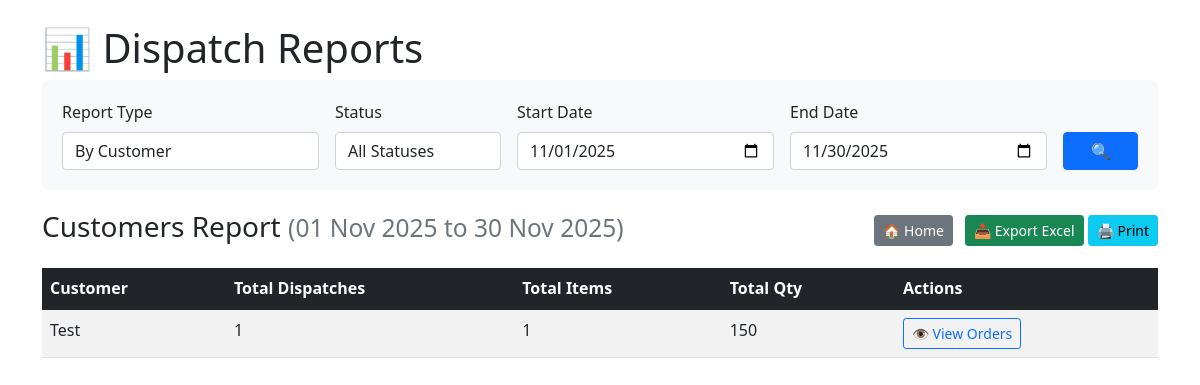
The page /reports/ on the database its author committed.
### dispatch_app/models.py (models this page shows, shortened)
class Dispatch(models.Model):
    STATUS_CHOICES = [
        ('draft', 'Draft'),
        ('confirmed', 'Confirmed'),
        ('shipped', 'Shipped'),
        ('delivered', 'Delivered'),
        ('cancelled', 'Cancelled'),
    ]
    DispatchID = models.AutoField(primary_key=True)
    OrderNo = models.CharField(max_length=100, unique=True)
    InvoiceNo = models.CharField(max_length=100, blank=True, null=True)
    Customer = models.ForeignKey(Customer, on_delete=models.PROTECT)
    Address = models.TextField(blank=True, null=True)
    Country = models.CharField(max_length=100, blank=True, null=True)
    ContactNo = models.CharField(max_length=50, blank=True, null=True)
    ContactPerson = models.CharField(max_length=255, blank=True, null=True)
    OrderDate = models.DateField()
    LoadingDate = models.DateField(blank=True, null=True)
    DeliveryDate = models.DateField(blank=True, null=True)
    TransportNo = models.CharField(max_length=100, blank=True, null=True)
    DriverName = models.CharField(max_length=255, blank=True, null=True)
    DriverMobile = models.CharField(max_length=50, blank=True, null=True)
    Seal = models.CharField(max_length=100, blank=True, null=True)
    Status = models.CharField(max_length=20, choices=STATUS_CHOICES, default='draft')
    created_by = models.ForeignKey(
        User,
        on_delete=models.SET_NULL,
        null=True,
        blank=True,
        related_name='dispatches_created'  # ✅ Unique reverse name
    )
    created_at = models.DateTimeField(default=timezone.now)
    updated_by = models.ForeignKey(
        User,
        on_delete=models.SET_NULL,
        null=True,
        blank=True,
        related_name='dispatches_updated'  # ✅ Unique reverse name
    )
    updated_at = models.DateTimeField(auto_now=True)
    class Meta:
        db_table = 'Dispatch'

class Customer(models.Model):
    CustomerID = models.AutoField(primary_key=True)
    Customer = models.CharField(max_length=255)
    DispatchTo = models.CharField(max_length=255, blank=True, null=True)
    Address = models.TextField(blank=True, null=True)
    Country = models.CharField(max_length=100, blank=True, null=True)
    ContactNo = models.CharField(max_length=50, blank=True, null=True)
    ContactPerson = models.CharField(max_length=255, blank=True, null=True)
    Status = models.BooleanField(default=True)
    class Meta:
        db_table = 'Customer'

### dispatch_app/views.py (the view, shortened to what this page needs)
# urls.py: path('reports/', views.reports, name='reports'),
def reports(request):
    report_type = request.GET.get('report_type', 'customer')
    start_date = request.GET.get('start_date')
    end_date = request.GET.get('end_date')
    status = request.GET.get('status', '')  # <-- New: status filter
    if not start_date and not end_date:
        today = timezone.now().date()
        start_date = today.replace(day=1)
        end_date = today.replace(day=calendar.monthrange(today.year, today.month)[1])
    else:
        if start_date:
            start_date = datetime.strptime(start_date, '%Y-%m-%d').date()
        if end_date:
            end_date = datetime.strptime(end_date, '%Y-%m-%d').date()
    base_dispatches = Dispatch.objects.filter(OrderDate__range=[start_date, end_date])
    if status:
        base_dispatches = base_dispatches.filter(Status=status)
    customer_name = request.GET.get('customer')
    if report_type == 'customer':
        data = base_dispatches.values('Customer__Customer').annotate(
            total_dispatches=Count('pk', distinct=True),  # ✅ FIXED
            total_items=Count('details'),
            total_qty=Sum('details__Qty')
        ).order_by('-total_qty')
        columns = ['Customer', 'Total Dispatches', 'Total Items', 'Total Qty']
    context = {
        'report_type': report_type,
        'start_date': start_date,
        'end_date': end_date,
        'status': status,  # <-- Pass to template
        'data': data,
        'columns': columns,
        'status_choices': [
            ('', 'All Statuses'),
            ('draft', 'Draft'),
            ('confirmed', 'Confirmed'),
            ('shipped', 'Shipped'),
            ('delivered', 'Delivered'),
            ('cancelled', 'Cancelled'),
        ]
    }
    return render(request, 'reports.html', context)

### templates/reports.html (shortened to what this page needs)
<!DOCTYPE html>
<html>
<head>
    <link href="https://cdn.jsdelivr.net/npm/bootstrap@5.1.3/dist/css/bootstrap.min.css" rel="stylesheet">
</head>
<body>
    <div class="container mt-4">
        <h1>📊 Dispatch Reports</h1>
        <div class="filter-section">
            <form method="get">
                <div class="row g-3">
                    <div class="col-md-3">
                        <label class="form-label">Report Type</label>
                        <select name="report_type" class="form-control">
                            <option value="customer" {% if report_type == 'customer' %}selected{% endif %}>By Customer</option>
                        </select>
                    </div>
                    <div class="col-md-2">
                        <label class="form-label">Status</label>
                        <select name="status" class="form-control">
                            {% for value, label in status_choices %}
                            <option value="{{ value }}" {% if status == value %}selected{% endif %}>
                                {{ label }}
                            </option>
                            {% endfor %}
                        </select>
                    </div>
                    <div class="col-md-3">
                        <label class="form-label">Start Date</label>
                        <input type="date" name="start_date" class="form-control" value="{{ start_date|date:'Y-m-d' }}">
                    </div>
                    <div class="col-md-3">
                        <label class="form-label">End Date</label>
                        <input type="date" name="end_date" class="form-control" value="{{ end_date|date:'Y-m-d' }}">
                    </div>
                    <div class="col-md-1 d-flex align-items-end">
                        <button type="submit" class="btn btn-primary w-100">🔍</button>
                    </div>
                </div>
            </form>
        </div>
        {% if is_customer_detail %}
        <div class="d-flex justify-content-between align-items-center mb-4">
            <h2>📦 Orders for: {{ customer_name }}</h2>
            <a href="{% url 'reports' %}?report_type=customer&start_date={{ start_date|date:'Y-m-d' }}&end_date={{ end_date|date:'Y-m-d' }}&status={{ status }}"
               class="btn btn-secondary btn-sm">← Back to Summary</a>
        </div>
        {% if dispatches %}
        <div class="table-responsive">
            <table class="table table-striped table-hover">
                <thead class="table-dark">
                    <tr>
                        <th>Order No</th>
                        <th>Dispatch ID</th>
                        <th>Status</th>
                        <th>Order Date</th>
                        <th>Items</th>
                        <th>Total Qty</th>
                        <th>Actions</th>
                    </tr>
                </thead>
                <tbody>
                    {% for dispatch in dispatches %}
                    <tr>
                        <td>{{ dispatch.OrderNo }}</td>
                        <td>{{ dispatch.DispatchID }}</td>
                        <td>
                            <span class="badge bg-{{ dispatch.Status|yesno:'secondary,primary' }}">
                                {{ dispatch.Status|title }}
                            </span>
                        </td>
                        <td>{{ dispatch.OrderDate }}</td>
                        <td>{{ dispatch.details.count }}</td>
                        <td>{{ dispatch.total_qty|floatformat:"0" }}</td>
                        <td>
                            <a href="{% url 'dispatch_note' dispatch.DispatchID %}" class="btn btn-info btn-sm">📄 View</a>
                        </td>
                    </tr>
                    {% endfor %}
                </tbody>
            </table>
        </div>
        {% else %}
        <div class="alert alert-info">No orders found for {{ customer_name }}.</div>
        {% endif %}
        {% else %}
        {% if data %}
        <div class="d-flex justify-content-between align-items-center mb-3">
            <div>
                <h3>
                    {% if report_type == 'customer' %}Customers Report
                    {% elif report_type == 'product' %}Products Report
                    {% elif report_type == 'monthly' %}Monthly Report{% endif %}
                    <small class="text-muted">({{ start_date|date:"d M Y" }} to {{ end_date|date:"d M Y" }})</small>
                </h3>
            </div>
            <div>
                <a href="{% url 'home' %}" class="btn btn-secondary btn-sm me-2">🏠 Home</a>
                <a href="?report_type={{ report_type }}&start_date={{ start_date|date:'Y-m-d' }}&end_date={{ end_date|date:'Y-m-d' }}&status={{ status }}&format=excel"
                   class="btn btn-success btn-sm">📥 Export Excel</a>
                <button class="btn btn-info btn-sm" onclick="window.print()">🖨️ Print</button>
            </div>
        </div>
        <div class="table-responsive">
            <table class="table table-striped table-hover">
                <thead class="table-dark">
                    <tr>
                        {% for col in columns %}
                        <th>{{ col }}</th>
                        {% endfor %}
                        {% if report_type == 'customer' %}
                        <th>Actions</th>
                        {% endif %}
                    </tr>
                </thead>
                <tbody>
                    {% for row in data %}
                    <tr>
                        {% if report_type == 'customer' %}
                        <td>{{ row.Customer__Customer }}</td>
                        <td>{{ row.total_dispatches }}</td>
                        <td>{{ row.total_items|floatformat:"0" }}</td>
                        <td>{{ row.total_qty|floatformat:"0" }}</td>
                        <td>
                            <a href="?report_type=customer&start_date={{ start_date|date:'Y-m-d' }}&end_date={{ end_date|date:'Y-m-d' }}&status={{ status }}&customer={{ row.Customer__Customer|urlencode }}"
                               class="btn btn-sm btn-outline-primary">
                                👁️ View Orders
                            </a>
                        </td>
                        {% elif report_type == 'product' %}
                        <td>{{ row.Code__Code }}</td>
                        <td>{{ row.Code__Description }}</td>
                        <td>{{ row.total_qty|floatformat:"0" }}</td>
                        {% elif report_type == 'monthly' %}
                        <td>{{ row.month }}</td>
                        <td>{{ row.total_dispatches }}</td>
                        <td>{{ row.total_qty|floatformat:"0" }}</td>
                        {% endif %}
                    </tr>
                    {% endfor %}
                </tbody>
            </table>
        </div>
        {% else %}
        <div class="alert alert-info">
            <p>No data available for the selected criteria.</p>
        </div>
        {% endif %}
        {% endif %}
    </div>
</body>
</html>

### templates/reports.html (style rules this page uses)
.filter-section { background: #f8f9fa; padding: 20px; border-radius: 8px; margin-bottom: 20px; }
table th { background-color: #343a40; color: white; }

### rows shown on the page
Dispatch: OrderDate "01 Nov 2025"
Customer: Customer__Customer "Test", total_dispatches "1", total_items "1", total_qty "150"

### other values the page prints
{{ end_date|date:"d M Y" }} "30 Nov 2025"
{{ col }} "Customer" "Total Dispatches" "Total Items" "Total Qty"
form field status "All Statuses"
